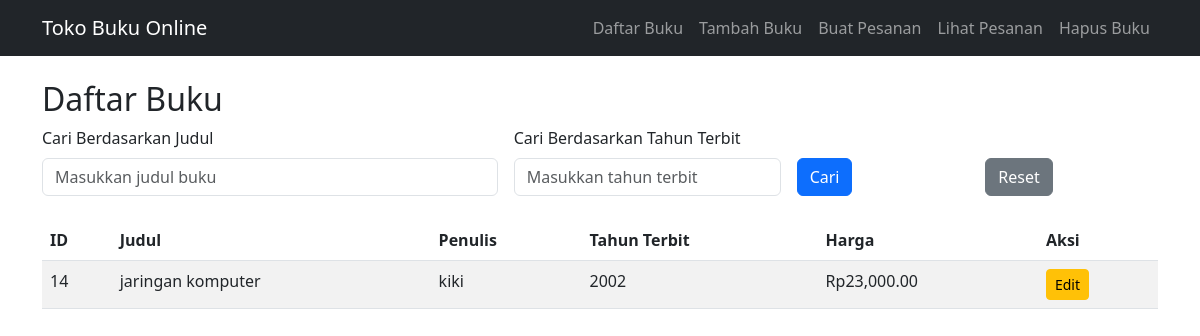
Before: /Tugas9/halaman/index.php with the older database file.
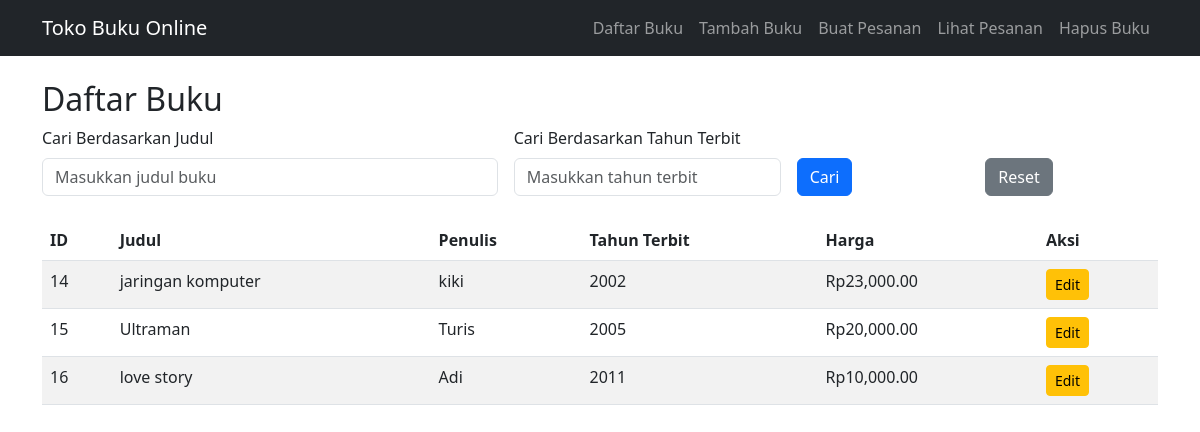
After: the same page with the newer database file.
### tables this page shows
CREATE TABLE `buku` (
  `ID` int NOT NULL,
  `Judul` varchar(255) DEFAULT NULL,
  `Penulis` varchar(255) DEFAULT NULL,
  `Tahun_Terbit` int DEFAULT NULL,
  `Harga` decimal(10,2) DEFAULT NULL,
  `stok` int DEFAULT NULL
);

### Tugas9/proses/proses_index.php (called while the page is built, shortened)
<?php
include '../config/koneksi_db.php';
   $query = "SELECT * FROM buku WHERE 1=1";
   $result = $conn->query($query);
?>

### Tugas9/halaman/index.php (the view, shortened to what this page needs)
<?php include '../proses/proses_index.php'; ?>
<!DOCTYPE html>
<html lang="en">
<head>
    <link href="https://cdn.jsdelivr.net/npm/bootstrap@5.3.0/dist/css/bootstrap.min.css" rel="stylesheet">
</head>
<body>
    <?php include 'nav.php'; ?>
    <div class="container mt-4">
        <h2>Daftar Buku</h2>
        <form method="get" class="row g-3 mb-4">
            <div class="col-md-5">
                <label for="judul" class="form-label">Cari Berdasarkan Judul</label>
                <input type="text" class="form-control" id="judul" name="judul" placeholder="Masukkan judul buku" value="<?php htmlspecialchars($search_judul) ?>">
            </div>
            <div class="col-md-3">
                <label for="tahun_terbit" class="form-label">Cari Berdasarkan Tahun Terbit</label>
                <input type="number" class="form-control" id="tahun_terbit" name="tahun_terbit" placeholder="Masukkan tahun terbit" value="<?php htmlspecialchars($search_tahun) ?>">
            </div>
            <div class="col-md-2 align-self-end">
                <button type="submit" class="btn btn-primary">Cari</button>
            </div>
            <div class="col-md-2 align-self-end">
                <a href="index.php" class="btn btn-secondary">Reset</a>
            </div>
        </form>
        <table class="table table-striped">
            <thead>
                <tr><th>ID</th><th>Judul</th><th>Penulis</th><th>Tahun Terbit</th><th>Harga</th><th>Aksi</th></tr>
            </thead>
            <tbody>
                <?php while ($row = $result->fetch_assoc()): ?>
                <tr>
                    <td><?php echo $row['ID'] ?></td>
                    <td><?php echo htmlspecialchars($row['Judul']) ?></td>
                    <td><?php echo htmlspecialchars($row['Penulis']) ?></td>
                    <td><?php echo $row['Tahun_Terbit'] ?></td>
                    <td>Rp<?php echo number_format($row['Harga'], 2) ?></td>
                    <td>
                        <a href="form_edit.php?id=<?php echo $row['ID'] ?>" class="btn btn-sm btn-warning">Edit</a>
                    </td>
                </tr>
                <?php endwhile; ?>
            </tbody>
        </table>
    </div>
</body>
</html>

Changed rows visible on the page:
added buku: ID "15", Judul "Ultraman", Penulis "Turis", Tahun_Terbit "2005", Harga "20,000.00"
added buku: ID "16", Judul "love story", Penulis "Adi", Tahun_Terbit "2011", Harga "10,000.00"
